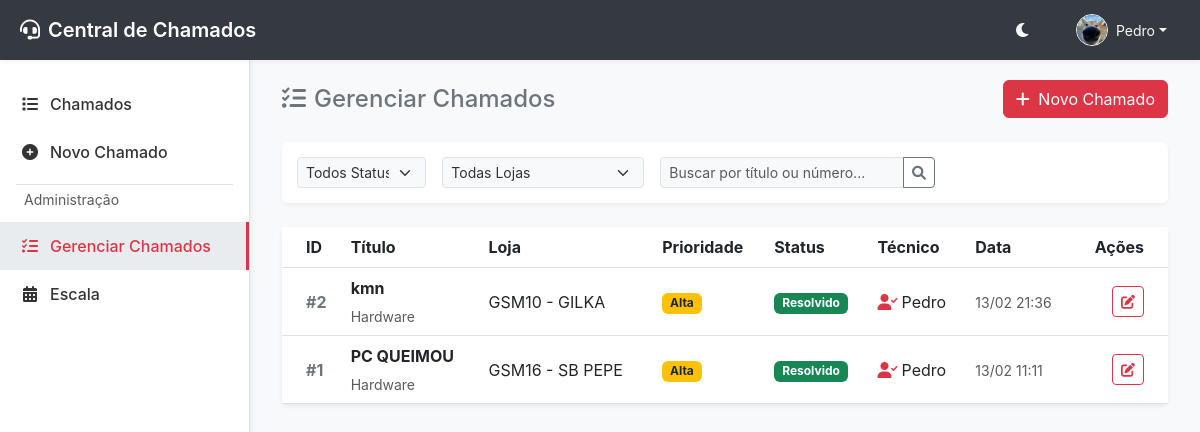
The page /gerenciar (signed in) on the database its author committed.
### app/models.py (models this page shows, shortened)
class User(UserMixin, db.Model):
    __tablename__ = 'users'
    id = db.Column(db.Integer, primary_key=True)
    username = db.Column(db.String(64), index=True, unique=True, nullable=False)
    email = db.Column(db.String(120), index=True, unique=True, nullable=False)
    password_hash = db.Column(db.String(256))
    role = db.Column(db.String(20), default='user', index=True) # user, technician, admin, manager, supervisor
    is_technician = db.Column(db.Boolean, default=False, index=True) # Secondary flag to allow admins/managers to act as technicians
    department = db.Column(db.String(100), index=True)
    profile_image = db.Column(db.String(255))
    is_active = db.Column(db.Boolean, default=True, index=True)
    created_at = db.Column(db.DateTime, default=datetime.utcnow)

### app/modules/chamados/models.py (models this page shows, shortened)
class Ticket(db.Model):
    __tablename__ = 'tickets'
    id = db.Column(db.Integer, primary_key=True)
    title = db.Column(db.String(100), nullable=False)
    description = db.Column(db.Text, nullable=False)
    status = db.Column(db.String(20), default='novo', index=True) # novo, aberto, pendente, resolvido, fechado
    priority = db.Column(db.String(20), default='media', index=True) # baixa, media, alta, critica
    category = db.Column(db.String(50))
    created_at = db.Column(db.DateTime, default=datetime.utcnow, index=True)
    updated_at = db.Column(db.DateTime, default=datetime.utcnow, onupdate=datetime.utcnow)
    due_date = db.Column(db.DateTime, nullable=True)
    closed_at = db.Column(db.DateTime, nullable=True)
    additional_info = db.Column(db.Text, nullable=True)
    attachment = db.Column(db.String(255), nullable=True)
    requester_id = db.Column(db.Integer, db.ForeignKey('users.id'), nullable=False, index=True)
    technician_id = db.Column(db.Integer, db.ForeignKey('users.id'), nullable=True, index=True)
    store_id = db.Column(db.Integer, db.ForeignKey('stores.id'), nullable=True, index=True)
    requester = db.relationship('User', foreign_keys=[requester_id], backref='tickets_requested')
    technician = db.relationship('User', foreign_keys=[technician_id], backref='tickets_assigned')
    store = db.relationship('Store', backref='tickets')
    tags = db.relationship('Tag', secondary=ticket_tags, backref=db.backref('tickets', lazy='dynamic'))

### app/modules/lojas/models.py (models this page shows, shortened)
class Store(db.Model):
    __tablename__ = 'stores'
    id = db.Column(db.Integer, primary_key=True)
    name = db.Column(db.String(100), unique=True, nullable=False, index=True)
    cnpj = db.Column(db.String(20))
    address = db.Column(db.String(200))
    manager = db.Column(db.String(100))

### app/modules/chamados/routes.py (the view)
@chamados_bp.route('/gerenciar')
@login_required
def gerenciar_chamados():
    if current_user.role not in ['admin', 'manager', 'supervisor', 'tecnico']:
        flash('Acesso não autorizado.', 'danger')
        return redirect(url_for('chamados.index'))
    exclude_closed = request.args.get('exclude_closed') == 'true'
    tickets = service.list_tickets(exclude_closed=exclude_closed)
    technicians = service.get_all_technicians()
    stores = service.get_all_stores()
    categories = service.get_all_categories()
    return render_template('gerenciar_chamados.html', tickets=tickets, technicians=technicians, stores=stores, categories=categories, active_page='gerenciar_chamados', exclude_closed=exclude_closed)

### app/modules/chamados/repository.py (called while the page is built, shortened)
    def find_all(self, filters=None):
        query = Ticket.query.options(
            db.joinedload(Ticket.store),
            db.joinedload(Ticket.technician),
            db.joinedload(Ticket.requester)
        )
        return query.order_by(Ticket.created_at.desc()).all()

### app/modules/chamados/service.py (called while the page is built)
    def get_all_stores(self):
        from app.modules.lojas.models import Store
        from app.utils import natural_sort_key
        stores = Store.query.all()
        return sorted(stores, key=lambda x: natural_sort_key(x.name))

    def get_all_categories(self):
        from .models import Category
        return Category.query.filter_by(active=True).order_by(Category.name).all()

    def get_all_technicians(self):
        from app.models import User
        from sqlalchemy import or_
        return User.query.filter(or_(User.role == 'tecnico', User.is_technician == True)).all()

    def list_tickets(self, exclude_closed=False):
        filters = {}
        if exclude_closed:
            filters['exclude_closed'] = True
        return self.repository.find_all(filters)

### app/utils.py (called while the page is built)
def natural_sort_key(s):
    if not s:
        return []
    s = str(s).lower()
    return [int(text) if text.isdigit() else text for text in re.split('([0-9]+)', s)]

### app/templates/gerenciar_chamados.html (shortened to what this page needs)
{% extends "base.html" %}
{% block content %}
<div class="d-flex justify-content-between align-items-center mb-4 flex-wrap gap-2">
    <h4 class="mb-0 text-secondary">
        <i class="fas fa-tasks me-2"></i>Gerenciar Chamados
    </h4>
    <div>
        <a href="{{ url_for('chamados.novo_chamado') }}" class="btn btn-primary"><i class="fas fa-plus me-1"></i> Novo Chamado</a>
    </div>
</div>
<div class="filter-bar mb-4">
    <form class="row g-3">
        <div class="col-md-2">
            <select class="form-select form-select-sm" aria-label="Status" id="statusFilter">
                <option value="all" selected>Todos Status</option>
            </select>
        </div>
        <div class="col-md-3">
            <select class="form-select form-select-sm" aria-label="Loja" id="storeFilter">
                <option value="all" selected>Todas Lojas</option>
            </select>
        </div>
        <div class="col-md-4">
            <div class="input-group input-group-sm">
                <input type="text" class="form-control" placeholder="Buscar por título ou número..." id="searchInput">
                <button class="btn btn-outline-secondary" type="button"><i class="fas fa-search"></i></button>
            </div>
        </div>
    </form>
</div>
<div class="card border-0 shadow-sm">
    <div class="card-body p-0">
        <div class="table-responsive">
            <table class="table table-hover mb-0 align-middle" id="ticketsTable">
                <thead class="bg-light">
                    <tr>
                        <th scope="col" class="ps-4">ID</th>
                        <th scope="col">Título</th>
                        <th scope="col">Loja</th>
                        <th scope="col">Prioridade</th>
                        <th scope="col">Status</th>
                        <th scope="col">Técnico</th>
                        <th scope="col">Data</th>
                        <th scope="col" class="text-end pe-4">Ações</th>
                    </tr>
                </thead>
                <tbody>
                    {% for ticket in tickets %}
                    <tr class="ticket-row" data-status="{{ ticket.status|default('novo') }}" data-store="{{ ticket.store_id }}">
                        <td class="ps-4 fw-bold text-secondary">#{{ ticket.id }}</td>
                        <td>
                            <a href="{{ url_for('chamados.ver_chamado', id=ticket.id) }}" class="text-decoration-none fw-bold text-dark text-truncate d-inline-block" style="max-width: 200px;" title="{{ ticket.title }}">
                                {{ ticket.title }}
                            </a>
                            <small class="d-block text-muted">{{ ticket.category }}</small>
                        </td>
                        <td>
                            {% if ticket.store %}
                            {{ ticket.store.name }}
                            {% else %}
                            <span class="text-muted fst-italic">N/A</span>
                            {% endif %}
                        </td>
                        <td>
                            <span class="badge bg-{{ 'danger' if ticket.priority == 'critica' else 'warning' if ticket.priority == 'alta' else 'info' if ticket.priority == 'media' else 'secondary' }} text-dark">
                                {{ ticket.priority|capitalize }}
                            </span>
                        </td>
                        <td>
                            {% set status_label = ticket.status|replace('_', ' ')|capitalize %}
                            {% set status_class = 'info' if ticket.status == 'novo' else 'primary' if ticket.status == 'em_analise' else 'warning' if ticket.status == 'aguardando_peca' else 'success' if ticket.status == 'resolvido' else 'danger' if ticket.status == 'nao_resolvido' else 'secondary' %}
                            <span class="badge bg-{{ status_class }}">{{ status_label }}</span>
                        </td>
                        <td>
                            {% if ticket.technician %}
                            <div class="d-flex align-items-center">
                                <i class="fas fa-user-check text-primary me-1"></i> {{ ticket.technician.username }}
                            </div>
                            {% else %}
                            <span class="text-muted small">Não atribuído</span>
                            {% endif %}
                        </td>
                        <td>
                            <small class="text-muted">{{ ticket.created_at.strftime('%d/%m %H:%M') }}</small>
                        </td>
                        <td class="text-end pe-4">
                            <button class="btn btn-sm btn-outline-primary" data-bs-toggle="modal" data-bs-target="#modalGerenciar{{ ticket.id }}" title="Editar Chamado">
                                <i class="fas fa-edit"></i>
                            </button>
                        </td>
                    </tr>
                    {% endfor %}
                </tbody>
            </table>
        </div>
    </div>
</div>
{% endblock %}

### app/templates/base.html (shortened to what this page needs)
<!DOCTYPE html>
<html lang="pt-br">
<head>
    <link href="https://cdn.jsdelivr.net/npm/bootstrap@5.3.0/dist/css/bootstrap.min.css" rel="stylesheet">
    <link href="https://cdnjs.cloudflare.com/ajax/libs/font-awesome/6.0.0/css/all.min.css" rel="stylesheet">
    <link rel="stylesheet" href="{{ url_for('static', filename='css/style.css') }}?v=5">
    <link rel="stylesheet" href="{{ url_for('static', filename='css/mobile.css') }}?v=1">
</head>
<body>
    {% if current_user.is_authenticated %}
    <nav class="topbar">
        <div class="brand">
            <i class="fas fa-headset me-2"></i> Central de Chamados
        </div>
        <div class="user-menu">
            <button class="btn btn-link text-light p-0 me-3" id="theme-toggle" title="Alternar Tema">
                <i class="fas fa-moon"></i>
            </button>
            <div class="dropdown">
                <button class="btn btn-link text-light text-decoration-none dropdown-toggle d-flex align-items-center" type="button" id="userDropdown" data-bs-toggle="dropdown" aria-expanded="false">
                    {% if current_user.profile_image %}
                    <img src="{{ url_for('static', filename='uploads/profiles/' + current_user.profile_image) }}" alt="Avatar" class="rounded-circle border border-light" style="width: 32px; height: 32px; object-fit: cover;">
                    {% else %}
                    <i class="fas fa-user-circle fa-lg"></i>
                    {% endif %}
                    <span class="ms-2 small d-none d-md-inline">{{ current_user.username }}</span>
                </button>
            </div>
        </div>
    </nav>
    {% endif %}
    {% if current_user.is_authenticated %}
    <div class="sidebar bg-surface">
        <nav class="nav flex-column">
            <a class="nav-link {% if active_page == 'chamados' %}active{% endif %}" href="{{ url_for('chamados.listar_chamados') }}">
                <i class="fas fa-list"></i> Chamados
            </a>
            <a class="nav-link {% if active_page == 'novo_chamado' %}active{% endif %}" href="{{ url_for('chamados.novo_chamado') }}">
                <i class="fas fa-plus-circle"></i> Novo Chamado
            </a>
            {% if current_user.role in ['admin', 'manager', 'supervisor', 'tecnico'] %}
            <div class="border-top my-2 mx-3 text-muted small px-2 py-1">Administração</div>
            <a class="nav-link {% if active_page == 'gerenciar_chamados' %}active{% endif %}" href="{{ url_for('chamados.gerenciar_chamados') }}">
                <i class="fas fa-tasks"></i> Gerenciar Chamados
            </a>
            {% endif %}
            {% if current_user.role in ['admin', 'manager', 'supervisor', 'tecnico'] %}
            <a class="nav-link {% if active_page == 'escala' %}active{% endif %}" href="{{ url_for('escala.index') }}">
                <i class="fas fa-calendar-alt"></i> Escala
            </a>
            {% endif %}
        </nav>
    </div>
    {% endif %}
    <main class="main-content" {% if not current_user.is_authenticated %}style="margin-left: 0; padding-top: 20px;"{% endif %}>
        <div class="container-fluid">
            {% block content %}{% endblock %}
        </div>
    </main>
</body>
</html>

### rows shown on the page
User: profile_image (picture), username "Pedro"
Ticket: id "2", title "kmn", category "Hardware", store.name "GSM10 - GILKA", priority "Alta", status "Resolvido", technician.username "Pedro", created_at "13/02 21:36"
Ticket: id "1", title "PC QUEIMOU", category "Hardware", store.name "GSM16 - SB PEPE", priority "Alta", status "Resolvido", technician.username "Pedro", created_at "13/02 11:11"
